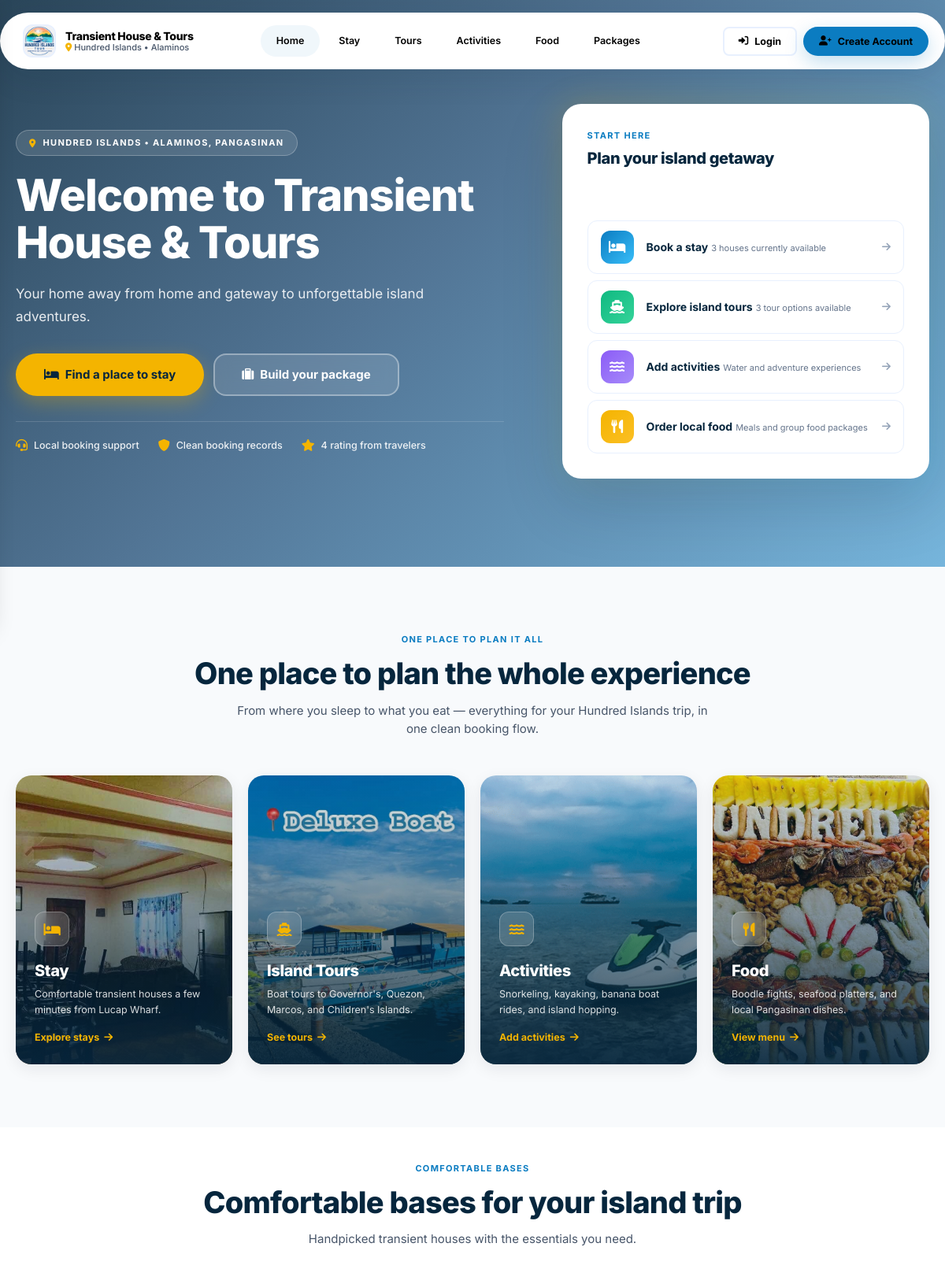
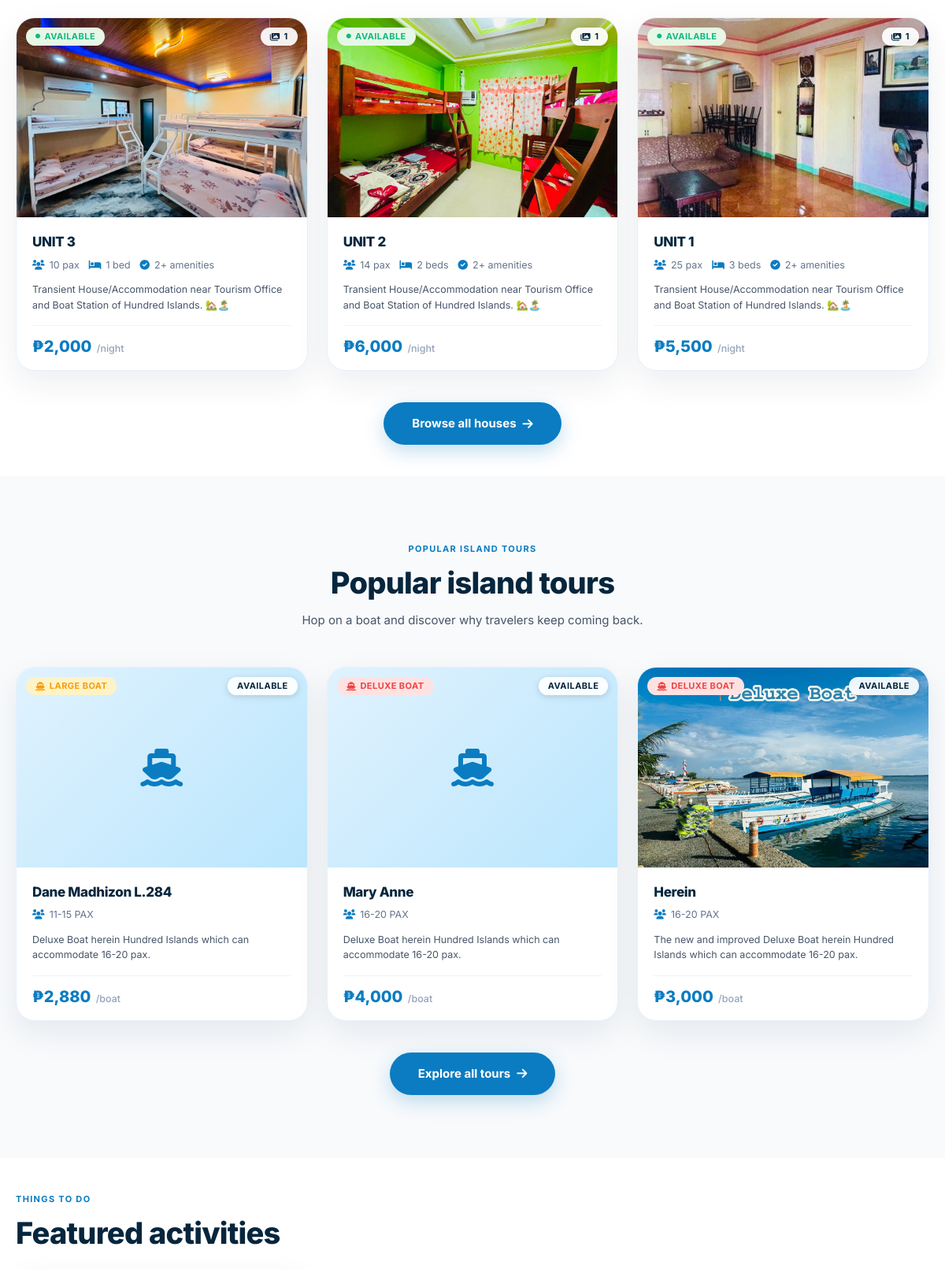
The page / (upper part) on the database its author committed (2 pictures, top to bottom).
### tables this page shows
CREATE TABLE `houses` (
  `id` int(11) NOT NULL,
  `house_name` varchar(200) NOT NULL,
  `description` text DEFAULT NULL,
  `price_per_night` decimal(10,2) NOT NULL,
  `capacity` int(11) NOT NULL,
  `bedrooms` int(11) DEFAULT NULL,
  `amenities` text DEFAULT NULL,
  `status` enum('available','booked','maintenance') DEFAULT 'available',
  `image` varchar(255) DEFAULT NULL,
  `created_at` timestamp NOT NULL DEFAULT current_timestamp()
);

CREATE TABLE `tours` (
  `id` int(11) NOT NULL,
  `tour_name` varchar(200) NOT NULL,
  `tour_type` varchar(100) NOT NULL,
  `description` text DEFAULT NULL,
  `places_to_visit` text DEFAULT NULL,
  `duration_hours` int(11) NOT NULL,
  `max_guests` int(11) NOT NULL,
  `price_per_boat` decimal(10,2) NOT NULL DEFAULT 0.00,
  `boat_capacity` int(11) NOT NULL DEFAULT 5,
  `inclusions` text DEFAULT NULL,
  `status` enum('available','fully_booked','seasonal') DEFAULT 'available',
  `image` varchar(255) DEFAULT NULL,
  `created_at` timestamp NOT NULL DEFAULT current_timestamp(),
  `boat_type` varchar(50) DEFAULT 'Small',
  `folder_name` varchar(255) DEFAULT NULL
);

### components/card-house.php (the view, shortened to what the rows shown need)
<?php
$houseGallery = isset($house_gallery) && is_array($house_gallery) ? $house_gallery : [];
if (!empty($house_main_image) && file_exists($house_main_image)) {
    $mainImage = $house_main_image;
} elseif (!empty($house['image']) && $house['image'] !== 'default-house.jpg') {
    if (file_exists('uploads/houses/' . $house['image'])) {
        $mainImage = 'uploads/houses/' . $house['image'];
    } elseif (file_exists('uploads/houses/gallery/' . $house['image'])) {
        $mainImage = 'uploads/houses/gallery/' . $house['image'];
    } else {
        $mainImage = null;
    }
}
$status       = $house['status'] ?? 'available';
$galleryCount = count($houseGallery);
$amenities    = !empty($house['amenities'])
    ? array_slice(array_filter(array_map('trim', explode(',', $house['amenities']))), 0, 3)
    : [];
?>
<article class="listing-card card-hover" onclick="openShopeeView(<?php echo (int)$house['id']; ?>)">    <div class="listing-card__media">
        <?php if ($mainImage): ?>
            <img src="<?php echo htmlspecialchars($mainImage); ?>?v=<?php echo time(); ?>"
                 alt="<?php echo htmlspecialchars($house['house_name']); ?>"
                 loading="lazy"
                 onerror="this.style.display='none'; this.nextElementSibling.style.display='flex';">
        <?php else: ?>
            <div class="listing-card__placeholder">
                <i class="fas fa-home"></i>
            </div>
        <?php endif; ?>
        <div class="listing-card__badges">
            <span class="badge <?php echo $status === 'available' ? 'badge-success' : 'badge-warning'; ?>">
                <i class="fas fa-circle" style="font-size:6px;"></i>
                <?php echo ucfirst($status); ?>
            </span>
            <?php if ($galleryCount > 0): ?>
                <span class="badge badge-glass">
                    <i class="fas fa-images"></i> <?php echo $galleryCount; ?>
                </span>
            <?php endif; ?>
        </div>
    </div>
    <div class="listing-card__body">
        <h3 class="listing-card__title"><?php echo htmlspecialchars($house['house_name']); ?></h3>
        <div class="listing-card__meta">
            <span class="meta-item">
                <i class="fas fa-users"></i>
                <?php echo (int)($house['capacity'] ?? 0); ?> pax
            </span>
            <span class="meta-item">
                <i class="fas fa-bed"></i>
                <?php echo (int)($house['bedrooms'] ?? 0); ?> bed<?php echo ((int)($house['bedrooms'] ?? 0)) !== 1 ? 's' : ''; ?>
            </span>
            <?php if (!empty($amenities)): ?>
                <span class="meta-item">
                    <i class="fas fa-check-circle"></i>
                    <?php echo count($amenities); ?>+ amenities
                </span>
            <?php endif; ?>
        </div>
        <?php if (!empty($house['description'])): ?>
            <p class="listing-card__desc"><?php echo htmlspecialchars($house['description']); ?></p>
        <?php endif; ?>
        <div class="listing-card__footer">
            <div class="listing-card__price">
                ₱<?php echo number_format((float)$house['price_per_night']); ?>
                <small>/night</small>
            </div>
        </div>
    </div>
</article>

### index.php (shortened to what the rows shown need)
<?php
require_once 'database.php';
function safe_query_rows(PDO $pdo, string $sql): array {
    try { $rows = $pdo->query($sql)->fetchAll(); return is_array($rows) ? $rows : []; }
    catch (PDOException $e) { return []; }
}
$content = [];
try {
    $stmt = $pdo->query("SELECT section_name, content_key, content_value FROM site_content");
    while ($row = $stmt->fetch()) {
        $content[$row['section_name']][$row['content_key']] = $row['content_value'];
    }
} catch (PDOException $e) { $content = []; }
$featured_houses = safe_query_rows($pdo,
    "SELECT * FROM houses WHERE status = 'available' ORDER BY id DESC LIMIT 6");
$featured_tours = safe_query_rows($pdo,
    "SELECT * FROM tours WHERE status = 'available' ORDER BY id DESC LIMIT 3");
$featured_house_gallery = [];
foreach ($featured_houses as $fh) {
    try {
        $gStmt = $pdo->prepare("SELECT * FROM house_gallery WHERE house_id = ? ORDER BY is_main DESC, sort_order ASC LIMIT 1");
        $gStmt->execute([$fh['id']]);
        $featured_house_gallery[$fh['id']] = $gStmt->fetchAll();
    } catch (PDOException $e) {
        $featured_house_gallery[$fh['id']] = [];
    }
}
$featured_tour_gallery = [];
foreach ($featured_tours as $ft) {
    $folder = !empty($ft['folder_name'])
        ? $ft['folder_name']
        : str_replace(' ', '_', trim($ft['tour_name']));
    $path = 'uploads/tours/gallery/' . $folder . '/';
    $imgs = [];
    if (is_dir($path)) {
        foreach (scandir($path) as $file) {
            $ext = strtolower(pathinfo($file, PATHINFO_EXTENSION));
            if (in_array($ext, ['jpg','jpeg','png','gif','webp'])) {
                $imgs[] = ['image' => $file, 'folder' => $folder];
            }
        }
    }
    $featured_tour_gallery[$ft['id']] = $imgs;
}
?>
<!DOCTYPE html>
<html lang="en">
<head>
    <link rel="stylesheet" href="https://cdnjs.cloudflare.com/ajax/libs/font-awesome/6.0.0/css/all.min.css">
    <link rel="stylesheet" href="assets/css/design-system.css">
</head>
<body>
<section class="hero">
    <div class="container">
        <div class="hero__inner">
            <div class="hero__content">
                <h1><?php echo htmlspecialchars($content['hero']['title'] ?? 'Welcome to Transient House & Tours'); ?></h1>
            </div>
        </div>
    </div>
</section>
     <section class="section">
    <div class="container">
        <div class="section-head">
            <h2>One place to plan the whole experience</h2>
        </div>
    </div>
</section>
<section class="section section-tight" style="background: var(--color-white);">
    <div class="container">
        <div class="section-head">
            <h2>Comfortable bases for your island trip</h2>
        </div>
        <?php if (!empty($featured_houses)): ?>
            <div class="grid grid-auto-3">
                <?php foreach ($featured_houses as $house):
                    $house_gallery = $featured_house_gallery[$house['id']] ?? [];
                    include 'components/card-house.php';
                endforeach; ?>
            </div>
        <?php endif; ?>
    </div>
</section>
<section class="section">
    <div class="container">
        <div class="section-head">
            <h2>Popular island tours</h2>
        </div>
        <?php if (!empty($featured_tours)): ?>
            <div class="grid grid-auto-3">
                <?php foreach ($featured_tours as $tour):
                    $tour_gallery = $featured_tour_gallery[$tour['id']] ?? [];
                    include 'components/card-tour.php';
                endforeach; ?>
            </div>
        <?php endif; ?>
    </div>
</section>
<section class="section section-tight" style="background: var(--color-white);">
    <div class="container">
        <div class="section-head left" style="margin-bottom: var(--space-6);">
            <h2>Featured activities</h2>
        </div>
    </div>
</section>
</body>
</html>

### components/card-tour.php (shortened to what the rows shown need)
<?php
$tourGallery = isset($tour_gallery) && is_array($tour_gallery) ? $tour_gallery : [];
if (!empty($tour_main_image) && file_exists($tour_main_image)) {
    $mainImage = $tour_main_image;
} elseif (!empty($tourGallery[0]['image']) && !empty($tourGallery[0]['folder'])) {
    $candidate = 'uploads/tours/gallery/' . $tourGallery[0]['folder'] . '/' . $tourGallery[0]['image'];
    $mainImage = file_exists($candidate) ? $candidate : null;
} else {
    $mainImage = null;
}
$maxG = (int)($tour['max_guests'] ?? 10);
if ($maxG <= 5)       { $boat = ['label' => 'Small Boat',  'class' => 'badge-success', 'pax' => '1-5 PAX']; }
elseif ($maxG <= 10)  { $boat = ['label' => 'Medium Boat', 'class' => 'badge-info',    'pax' => '6-10 PAX']; }
elseif ($maxG <= 15)  { $boat = ['label' => 'Large Boat',  'class' => 'badge-warning', 'pax' => '11-15 PAX']; }
else                  { $boat = ['label' => 'Deluxe Boat', 'class' => 'badge-danger',  'pax' => '16-20 PAX']; }
$status = $tour['status'] ?? 'available';
?>
<article class="listing-card card-hover" onclick="openShopeeView(<?php echo (int)$tour['id']; ?>)">    <div class="listing-card__media">
        <?php if ($mainImage): ?>
            <img src="<?php echo htmlspecialchars($mainImage); ?>?v=<?php echo time(); ?>"
                 alt="<?php echo htmlspecialchars($tour['tour_name']); ?>"
                 loading="lazy"
                 onerror="this.style.display='none'; this.nextElementSibling.style.display='flex';">
        <?php else: ?>
            <div class="listing-card__placeholder">
                <i class="fas fa-ship"></i>
            </div>
        <?php endif; ?>
        <div class="listing-card__badges">
            <span class="badge <?php echo $boat['class']; ?>">
                <i class="fas fa-ship"></i> <?php echo htmlspecialchars($boat['label']); ?>
            </span>
            <span class="badge <?php echo $status === 'available' ? 'badge-glass' : 'badge-danger'; ?>">
                <?php echo ucfirst(str_replace('_', ' ', $status)); ?>
            </span>
        </div>
    </div>
    <div class="listing-card__body">
        <h3 class="listing-card__title"><?php echo htmlspecialchars($tour['tour_name']); ?></h3>
        <div class="listing-card__meta">
            <span class="meta-item">
                <i class="fas fa-users"></i> <?php echo htmlspecialchars($boat['pax']); ?>
            </span>
        </div>
        <?php if (!empty($tour['description'])): ?>
            <p class="listing-card__desc"><?php echo htmlspecialchars($tour['description']); ?></p>
        <?php endif; ?>
        <div class="listing-card__footer">
            <div class="listing-card__price">
                ₱<?php echo number_format((float)($tour['price_per_boat'] ?? 0)); ?>
                <small>/boat</small>
            </div>
        </div>
    </div>
</article>

### rows shown on the page
houses: image (picture), status "AVAILABLE", id "1", house_name "UNIT 3", capacity "10", bedrooms "1", amenities "2", description "Transient House/Accommodation near Tourism Office and Boat Station of Hundred Islands. 🏡🏝️", price_per_night "2,000"
houses: image (picture), status "AVAILABLE", id "1", house_name "UNIT 2", capacity "14", bedrooms "2", amenities "2", description "Transient House/Accommodation near Tourism Office and Boat Station of Hundred Islands. 🏡🏝️", price_per_night "6,000"
houses: image (picture), status "AVAILABLE", id "1", house_name "UNIT 1", capacity "25", bedrooms "3", amenities "2", description "Transient House/Accommodation near Tourism Office and Boat Station of Hundred Islands. 🏡🏝️", price_per_night "5,500"
tours: label "LARGE BOAT", status "AVAILABLE", tour_name "Dane Madhizon L.284", pax "11-15 PAX", description "Deluxe Boat herein Hundred Islands which can accommodate 16-20 pax.", price_per_boat "2,880"
tours: label "DELUXE BOAT", status "AVAILABLE", tour_name "Mary Anne", pax "16-20 PAX", description "Deluxe Boat herein Hundred Islands which can accommodate 16-20 pax.", price_per_boat "4,000"
tours: id+image+tour_name (picture), label "DELUXE BOAT", status "AVAILABLE", tour_name "Herein", pax "16-20 PAX", description "The new and improved Deluxe Boat herein Hundred Islands which can accommodate 16-20 pax.", price_per_boat "3,000"

### other values the page prints
$item['label'] "Home"
$item['label'] "Stay"
$item['label'] "Tours"
$item['label'] "Activities"
$item['label'] "Food"
$item['label'] "Packages"
$content['hero']['title'] "Welcome to Transient House & Tours"
$content['hero']['subtitle'] "Your home away from home and gateway to unforgettable island adventures."
$avg_rating "4"
$available_houses "3"
$available_tours "3"
